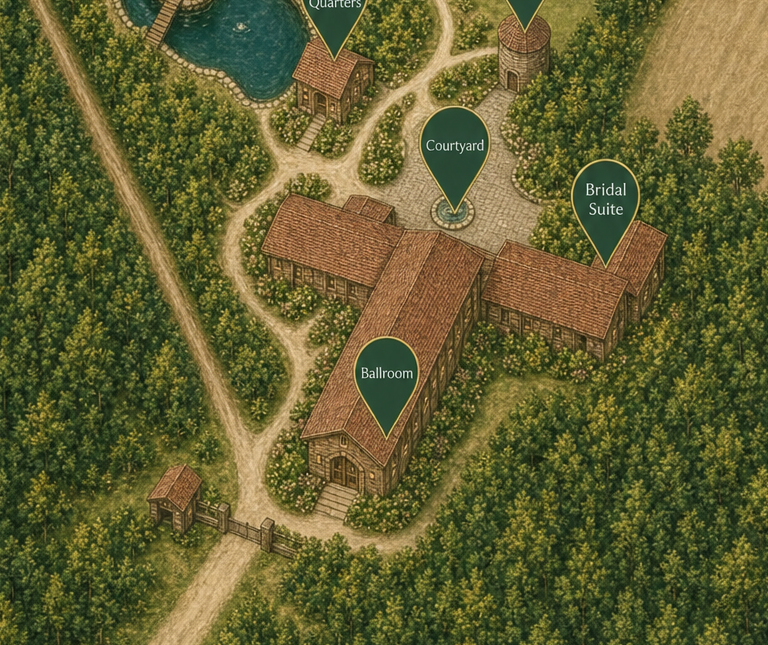
#> input picture public/maps/_qa-ballroom-crop-from-base-gen.png, 768 x 645 px, given in place of hidden-acres-grounds-illustrated-v-map-resume-c.png, which was not available
$ python apply_resume_f_v3.py
#> lines starting #> are read from the running program, lines starting #| are printed output that depends on the picture; after the words box and inside, x2 and y2 are one past the last pixel; in counts of white or black regions, pixels touching at a corner belong together; pictures that were not available may be replaced by others from this repository, and a replacement may not be noted
#> in main, clean is the input picture: shape (645, 768, 3); mean B, G, R 49.8, 94.6, 97.8
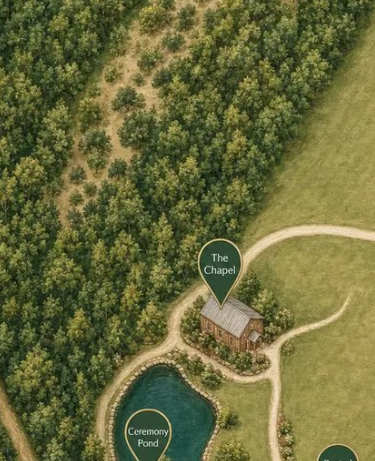
#> input picture public/maps/_qa-chapel-crop-donor.png, 375 x 461 px, given in place of hidden-acres-grounds-illustrated-v-map-resume-c-markup.png, which was not available
#> in main, markup is the input picture: shape (461, 375, 3); mean B, G, R 59.2, 107.3, 106.4
"""Resume-f v3: spatial clone-stamp grass + coherent road patches.

Fixes v2 issues: roof/courtyard contamination, noisy random-pixel fills,
hard road edges.
"""
from __future__ import annotations

import shutil
from pathlib import Path

import cv2
import numpy as np

ROOT = Path(__file__).resolve().parents[1]
MAPS = ROOT / "public" / "maps"
ASSETS = Path(r"C:\Users\livingt\.cursor\projects\c-dev-hidden-acres\assets")

CLEAN = ASSETS / "hidden-acres-grounds-illustrated-v-map-resume-c.png"
MARKUP = MAPS / "hidden-acres-grounds-illustrated-v-map-resume-c-markup.png"
OUT_LIVE = MAPS / "hidden-acres-grounds-illustrated.png"
OUT_BACKUP = MAPS / "hidden-acres-grounds-illustrated-v-map-resume-f.png"
BAD_E = MAPS / "hidden-acres-grounds-illustrated-v-map-resume-e.png"
BAD_E_ASIDE = MAPS / "hidden-acres-grounds-illustrated-v-map-resume-e-blurry-aside.png"
QA = MAPS / "_qa-resume-f"


def vivid_blue_mask(bgr: np.ndarray) -> np.ndarray:
    hsv = cv2.cvtColor(bgr, cv2.COLOR_BGR2HSV)
#> hsv: shape (645, 768, 3); mean H, S, V 33.2, 127.3, 112.1
    h, s, v = cv2.split(hsv)
    m = (h >= 95) & (h <= 135) & (s >= 80) & (v >= 70)
#> m: shape (645, 768) bool; every value is 0
    b, g, r = cv2.split(bgr)
    m2 = (b.astype(np.int16) > 140) & (r.astype(np.int16) < 110) & (
        b.astype(np.int16) > r.astype(np.int16) + 40
    )
    return ((m | m2) & (s >= 70)).astype(np.uint8) * 255


def vivid_red_mask(bgr: np.ndarray) -> np.ndarray:
    hsv = cv2.cvtColor(bgr, cv2.COLOR_BGR2HSV)
    h, s, v = cv2.split(hsv)
    m = ((h <= 12) | (h >= 165)) & (s >= 90) & (v >= 70)
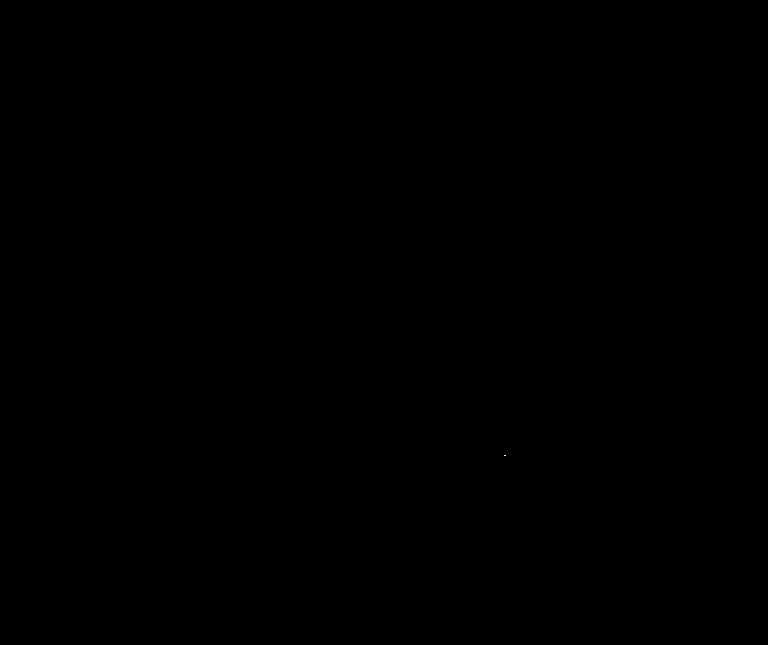
#> m: shape (645, 768) bool; 0% white in thin lines or dots, all inside (x1, y1, x2, y2) = (504, 455, 506, 456)
    b, g, r = cv2.split(bgr)
    m2 = (
        (r.astype(np.int16) > 150)
        & (g.astype(np.int16) < 110)
        & (b.astype(np.int16) < 110)
        & (r.astype(np.int16) > g.astype(np.int16) + 50)
    )
    raw = ((m | m2) & (s >= 85)).astype(np.uint8) * 255
    n, labels, stats, _ = cv2.connectedComponentsWithStats(raw, 8)
#> n = 2; stats = [[0, 0, 768, 645, 495358], [504, 455, 2, 1, 2]]
    out = np.zeros_like(raw)
    for i in range(1, n):
        if stats[i, cv2.CC_STAT_AREA] >= 80:
            out[labels == i] = 255
    return out


def dilate(mask: np.ndarray, k: int) -> np.ndarray:
    return cv2.dilate(mask, cv2.getStructuringElement(cv2.MORPH_ELLIPSE, (k, k)))


def erode(mask: np.ndarray, k: int) -> np.ndarray:
    return cv2.erode(mask, cv2.getStructuringElement(cv2.MORPH_ELLIPSE, (k, k)))


def soft_alpha(mask: np.ndarray, blur: int = 17) -> np.ndarray:
    if blur % 2 == 0:
        blur += 1
    return np.clip(cv2.GaussianBlur(mask.astype(np.float32), (blur, blur), 0) / 255.0, 0, 1)


def roadish(bgr: np.ndarray) -> np.ndarray:
    b, g, r = cv2.split(bgr.astype(np.float32))
    lum = 0.114 * b + 0.587 * g + 0.299 * r
    return ((lum > 125) & (lum < 220) & (r > b + 8) & (r >= g - 10) & (g > b - 8)).astype(np.uint8)


def grassish(bgr: np.ndarray) -> np.ndarray:
    b, g, r = cv2.split(bgr.astype(np.float32))
    lum = 0.114 * b + 0.587 * g + 0.299 * r
    return ((g > r + 4) & (g > b) & (lum > 55) & (lum < 190)).astype(np.uint8)


def water(bgr: np.ndarray) -> np.ndarray:
    hsv = cv2.cvtColor(bgr, cv2.COLOR_BGR2HSV)
    return (hsv[:, :, 0] >= 90) & (hsv[:, :, 0] <= 130) & (hsv[:, :, 1] > 50) & (hsv[:, :, 2] < 165)


def _keep_large_components(mask: np.ndarray, min_area: int) -> np.ndarray:
    raw = (mask > 0).astype(np.uint8) * 255
    n, labels, stats, _ = cv2.connectedComponentsWithStats(raw, 8)
    out = np.zeros_like(raw)
    for i in range(1, n):
        if stats[i, cv2.CC_STAT_AREA] >= min_area:
            # Prefer compact building-like blobs (not long road strokes)
            w = stats[i, cv2.CC_STAT_WIDTH]
            h = stats[i, cv2.CC_STAT_HEIGHT]
            area = stats[i, cv2.CC_STAT_AREA]
            if w < 1 or h < 1:
                continue
            fill = area / float(w * h)
            if fill < 0.12 and max(w, h) > 120:
                continue
            out[labels == i] = 255
    return out


def structure_protect(bgr: np.ndarray) -> np.ndarray:
    """Buildings / roofs / courtyard — tight mask so roads stay editable."""
    hsv = cv2.cvtColor(bgr, cv2.COLOR_BGR2HSV)
#> hsv: shape (645, 768, 3); mean H, S, V 32.5, 138.8, 104.4
    h, s, v = cv2.split(hsv)
    bch, gch, rch = cv2.split(bgr.astype(np.float32))
    hh, ww = bgr.shape[:2]

    # Terracotta / brown shingles (ballroom etc.) — tighter sat/value
    roof = (
        ((h <= 15) | (h >= 172))
        & (s > 55)
        & (v > 55)
        & (v < 170)
        & (rch > gch + 8)
        & (rch > bch + 15)
    )
#> roof: shape (645, 768) bool; 6% white; 252 white regions (245 under 20 px), largest, box (x1, y1, x2, y2) and area: (264, 194, 488, 464) 17649, (483, 221, 667, 339) 8628, (295, 36, 368, 97) 1314
    roof_m = _keep_large_components(roof.astype(np.uint8) * 255, 180)
#> in _keep_large_components, `n, labels, stats, _ = cv2.connectedComponentsWithStats(raw, 8)`:
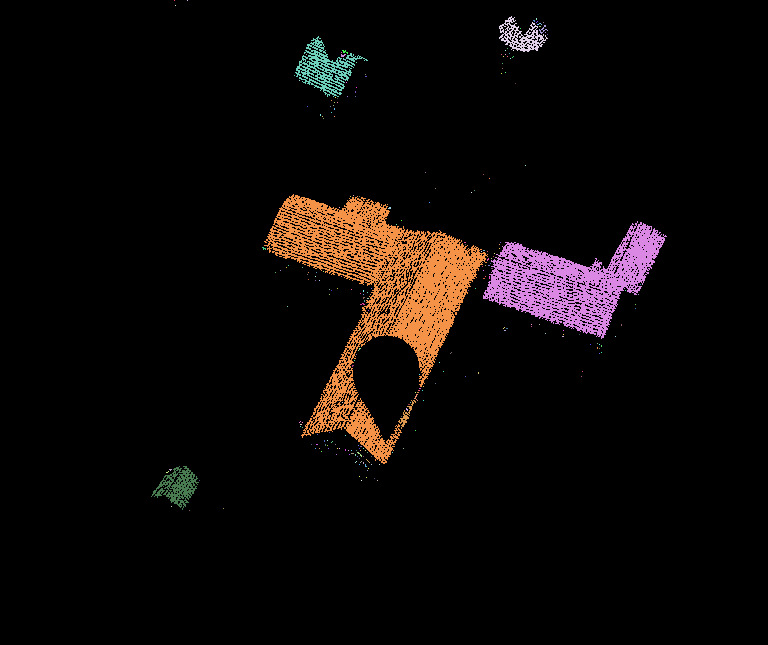
#> labels: shape (645, 768) int32; 253 distinct labels, from 0 to 252; one colour per label, 0 black
#> in _keep_large_components, `n, labels, stats, _ = cv2.connectedComponentsWithStats(raw, 8)`: n = 253; stats = 253 rows, first 6: [0, 0, 768, 645, 465804], [174, 0, 1, 1, 1], [187, 0, 1, 1, 1], [175, 5, 1, 1, 1], [499, 16, 49, 36, 653], [536, 18, 1, 2, 2]
#> the loop in _keep_large_components, `for i in range(1, n):` made 252 passes
#> (w, h, area, fill) on passes 4, 15, 66, 75, 239: (49, 36, 653, 0.37), (73, 61, 1314, 0.295), (224, 270, 17649, 0.292), (184, 118, 8628, 0.397), (48, 44, 810, 0.384)
#> after the loop in _keep_large_components, `for i in range(1, n):`:
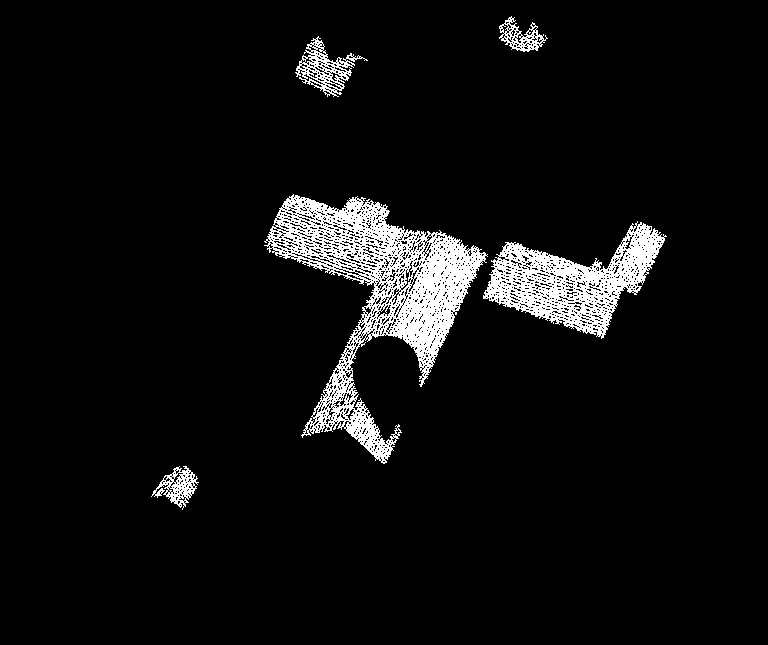
#> out: shape (645, 768); 5.9% white; 5 white regions, box (x1, y1, x2, y2) and area: (264, 194, 488, 464) 17649, (483, 221, 667, 339) 8628, (295, 36, 368, 97) 1314, (151, 466, 199, 510) 810, (499, 16, 548, 52) 653

    # Grey chapel/inn roofs
    grey = (
        (s < 45)
        & (v > 70)
        & (v < 145)
        & (np.abs(rch - gch) < 18)
        & (np.abs(gch - bch) < 22)
        & (rch > 70)
    )
#> grey: shape (645, 768) bool; 0.01% white in thin lines or dots, all inside (x1, y1, x2, y2) = (237, 0, 621, 377)
    # Restrict grey to upper half where Inn/Chapel live + filter CCs
    grey_m = np.zeros((hh, ww), np.uint8)
    grey_m[: int(hh * 0.55)] = grey[: int(hh * 0.55)].astype(np.uint8) * 255
#> grey_m: shape (645, 768); 0.01% white in thin lines or dots, all inside (x1, y1, x2, y2) = (237, 0, 621, 214)
    grey_m = _keep_large_components(grey_m, 250)
#> in _keep_large_components (call 2), `n, labels, stats, _ = cv2.connectedComponentsWithStats(raw, 8)`: n = 29; stats = 29 rows, first 6: [0, 0, 768, 645, 495324], [309, 0, 1, 1, 1], [339, 0, 1, 1, 1], [353, 1, 1, 1, 1], [358, 2, 1, 1, 1], [329, 4, 1, 1, 1]

    # Courtyard stone — bbox only
    stone = np.zeros((hh, ww), np.uint8)
    y0, y1 = int(hh * 0.52), int(hh * 0.68)
    x0, x1 = int(ww * 0.38), int(ww * 0.62)
    roi = bgr[y0:y1, x0:x1]
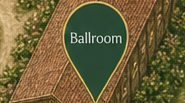
#> roi: shape (103, 185, 3); mean B, G, R 57.4, 95.8, 107.8
    hsv_r = cv2.cvtColor(roi, cv2.COLOR_BGR2HSV)
#> hsv_r: shape (103, 185, 3); mean H, S, V 31.1, 133.8, 114.6
    st = (hsv_r[:, :, 2] > 145) & (hsv_r[:, :, 1] < 75)
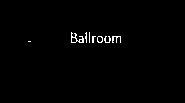
#> st: shape (103, 185) bool; 0.96% white in thin lines or dots, all inside (x1, y1, x2, y2) = (28, 32, 121, 43)
    stone[y0:y1, x0:x1] = st.astype(np.uint8) * 255
#> stone: shape (645, 768); 0.04% white in thin lines or dots, all inside (x1, y1, x2, y2) = (319, 367, 412, 378)
    stone = _keep_large_components(stone, 120)

    prot = cv2.bitwise_or(roof_m, grey_m)
    prot = cv2.bitwise_or(prot, stone)
    prot = dilate(prot, 3)
#| blue=0 red=0 protect=39484
    return prot


def skeletonize(mask: np.ndarray) -> np.ndarray:
    img = (mask > 0).astype(np.uint8) * 255
    skel = np.zeros_like(img)
    element = cv2.getStructuringElement(cv2.MORPH_CROSS, (3, 3))
    while True:
        opened = cv2.morphologyEx(img, cv2.MORPH_OPEN, element)
        temp = cv2.subtract(img, opened)
        eroded = cv2.erode(img, element)
        skel = cv2.bitwise_or(skel, temp)
        img = eroded.copy()
        if cv2.countNonZero(img) == 0:
            break
    return skel


def build_red_erase(clean: np.ndarray, red: np.ndarray, protect: np.ndarray) -> np.ndarray:
    near = dilate(red, 26)
    # Only road pixels near red + modest stroke dilation
    core = ((roadish(clean) > 0) & (near > 0)).astype(np.uint8) * 255
    core = cv2.bitwise_or(core, dilate(red, 11))
    core = dilate(core, 7)
#| erase=0
    core[water(clean)] = 0
    core[protect > 0] = 0
    return core


def spatial_clone_fill(
    base: np.ndarray,
    erase: np.ndarray,
    src: np.ndarray,
    protect: np.ndarray,
    rng: np.random.Generator,
) -> np.ndarray:
    """Fill erase by copying nearby grass patches with spatial coherence + feather."""
    h, w = base.shape[:2]
    out = base.copy()
    avoid = dilate(erase, 2)
    b, g, r = cv2.split(src.astype(np.float32))
    lum = 0.114 * b + 0.587 * g + 0.299 * r
    donor_ok = (
        (grassish(src) > 0)
        & (roadish(src) == 0)
        & (avoid == 0)
        & (protect == 0)
        & ~water(src)
        & (lum > 80)
        & (lum < 175)
    )
#> in grassish, `return ((g > r + 4) & (g > b) & (lum > 55) & (lum < 190)).astype(np.ui..`:
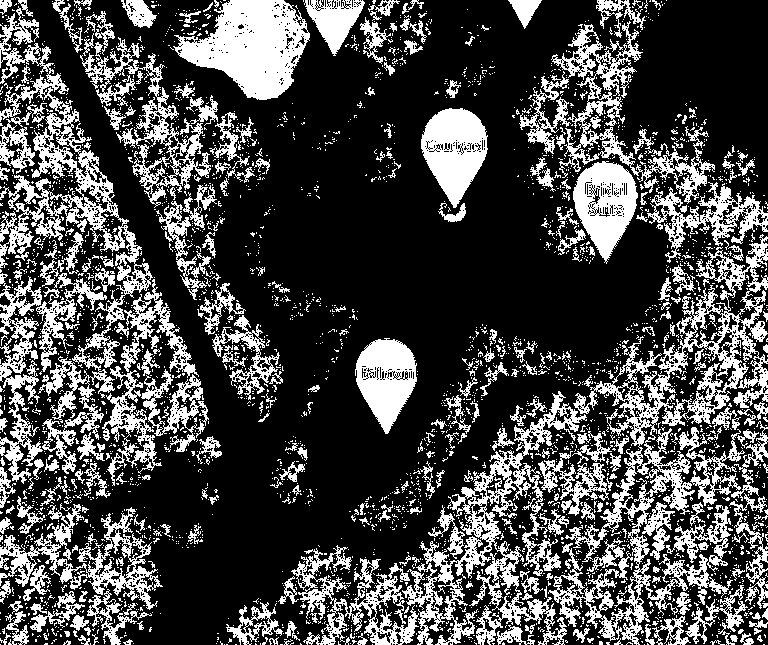
#> returned value: shape (645, 768); values 0 (black) and 1 (white), 28.6% white; 3398 white regions (3077 under 20 px), largest, box (x1, y1, x2, y2) and area: (548, 234, 768, 645) 17957, (0, 6, 153, 474) 12355, (402, 391, 587, 645) 10348
#> donor_ok: shape (645, 768) bool; 7.6% white in thin lines or dots

    n, labels, stats, _ = cv2.connectedComponentsWithStats(erase, 8)
#> labels: shape (645, 768) int32; every value is 0
#> (the rest of the program and of its run is left out)
